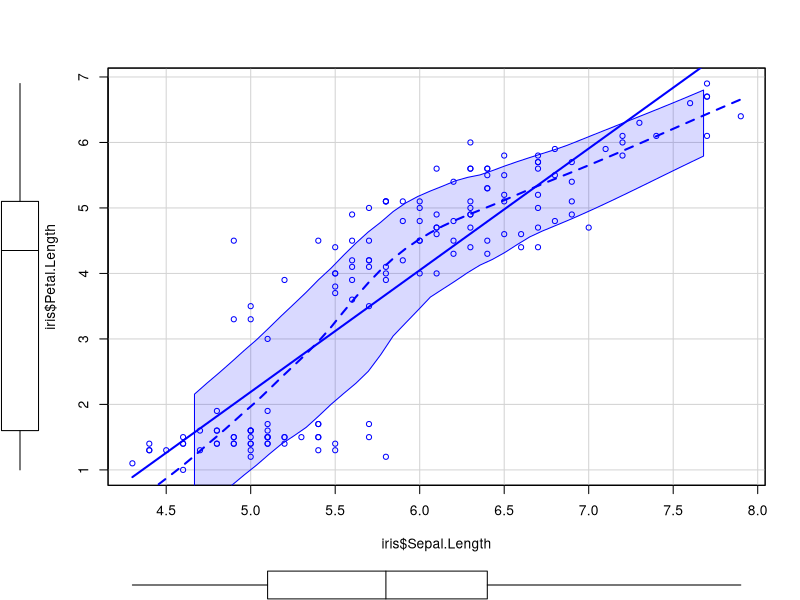
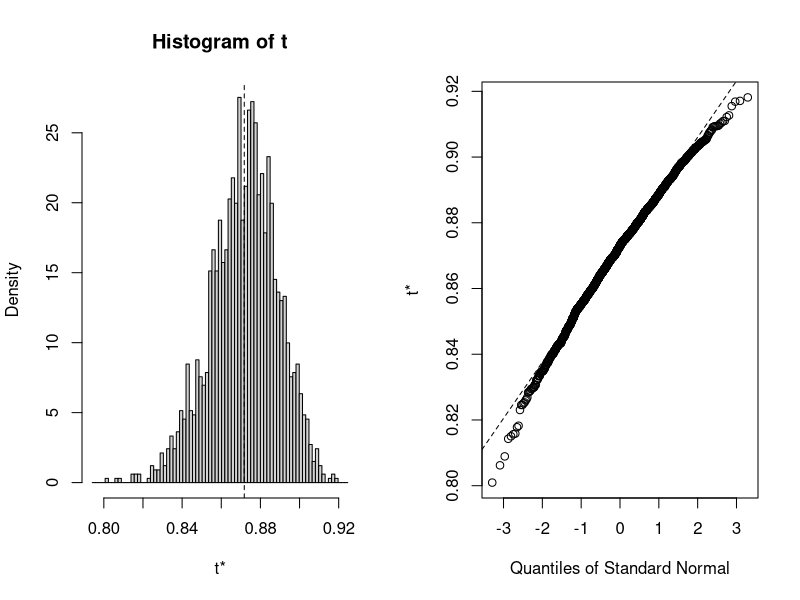
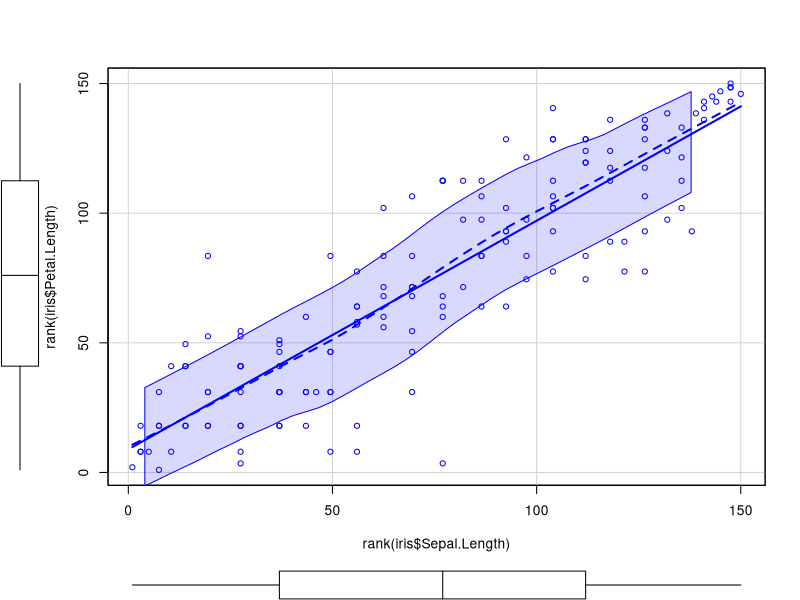
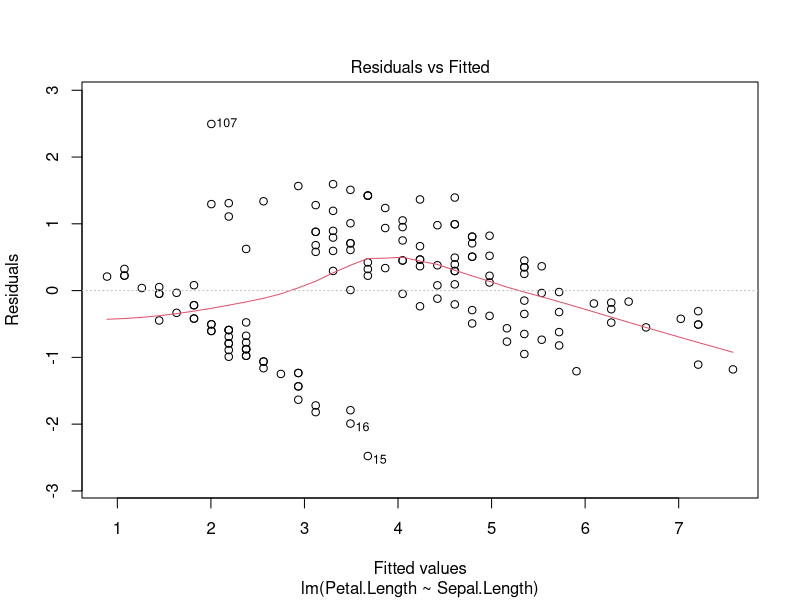
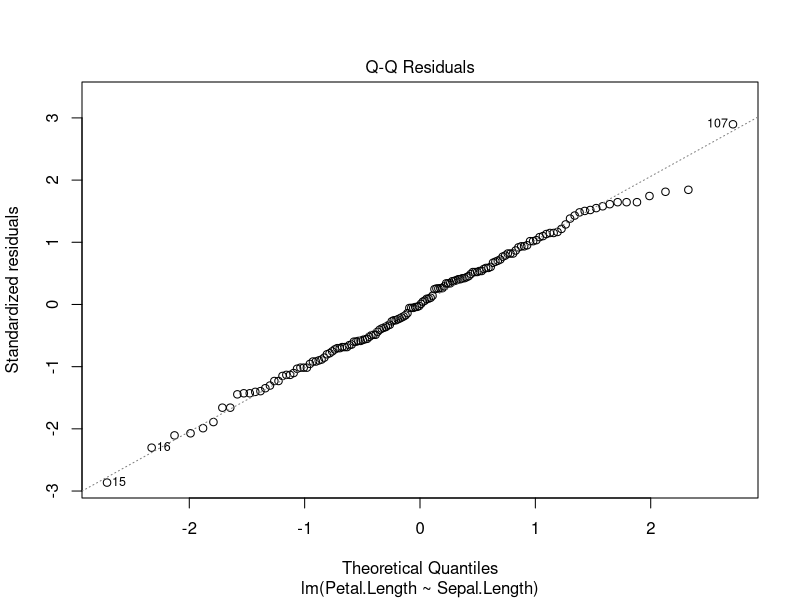
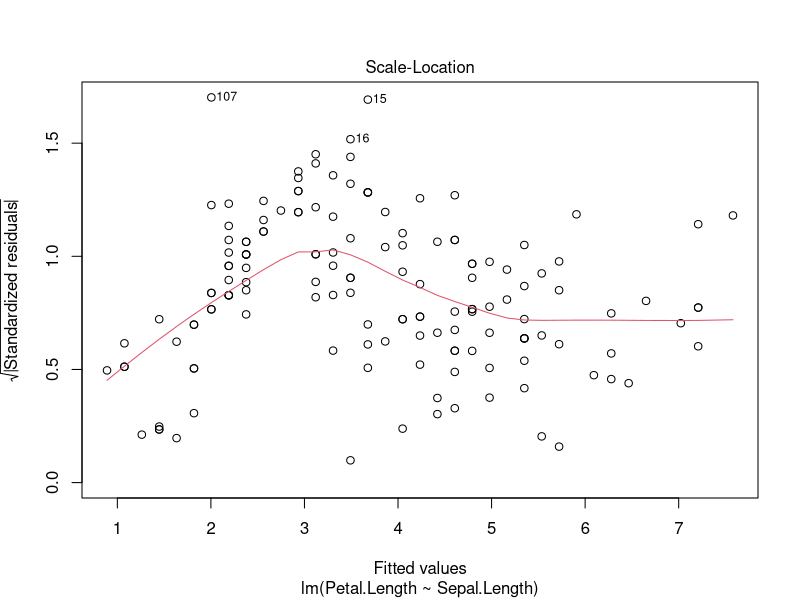
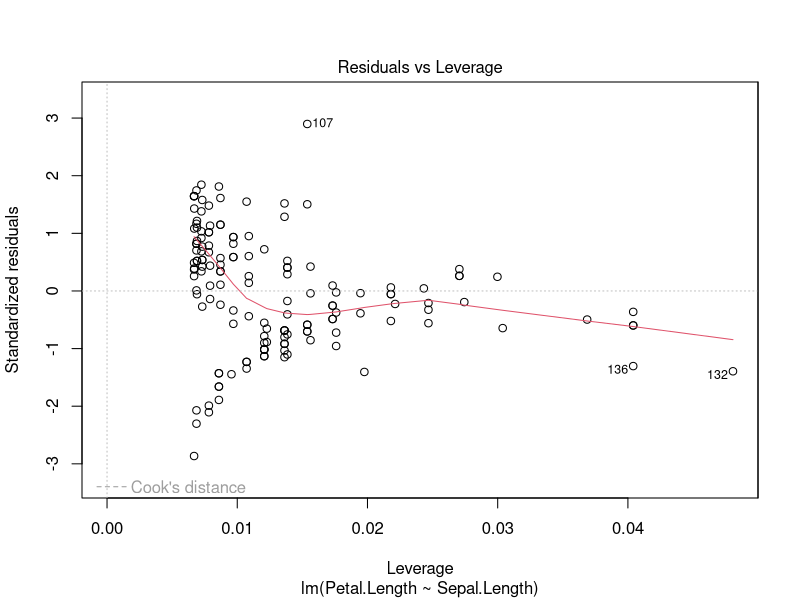
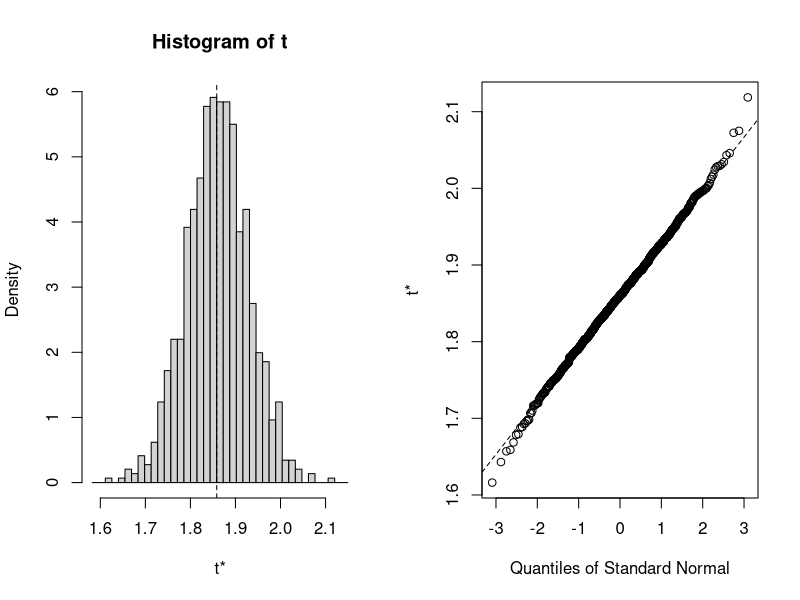

Source code (R) for these figures, in order:
## ---- chunk 1
knitr::opts_chunk$set(echo = TRUE)
## ---- chunk 2
#bootstrapping correlations and regression coefficients
library(car)
scatterplot(iris$Sepal.Length,iris$Petal.Length)
cor(iris$Sepal.Length,iris$Petal.Length)
cor.test(iris$Sepal.Length,iris$Petal.Length)
## ---- chunk 3
#bootstrapping a correlation coefficient
library(boot)
cor(iris$Sepal.Length,iris$Petal.Length)
bootcor=function(iris,i)cor(iris$Sepal.Length[i],iris$Petal.Length[i],use="complete.obs")
bootr=boot(iris,bootcor,2000)
plot(bootr)
print(bootr)
boot.ci(bootr,conf=0.95,type=c("norm","perc"))
## ---- chunk 4
scatterplot(rank(iris$Sepal.Length),rank(iris$Petal.Length)) #turns data into ordinals
cor(iris$Sepal.Length,iris$Petal.Length, method="s") #spearman's rho
## ---- chunk 5
#bootstrapping regression coefficients
mod=lm(Petal.Length~Sepal.Length, data=iris)
plot(mod)
bootreg <- function(formula, data, indices) {
  d <- data[indices,] 
  fit <- lm(formula, data=d)
  return(coef(fit))
}
results <- boot(data=iris, statistic=bootreg, R=1000, formula=Petal.Length~Sepal.Length)
print(results,index=2)
plot(results,index=2)
boot.ci(results, index=2, conf=.95,type=c("norm","perc")) 
